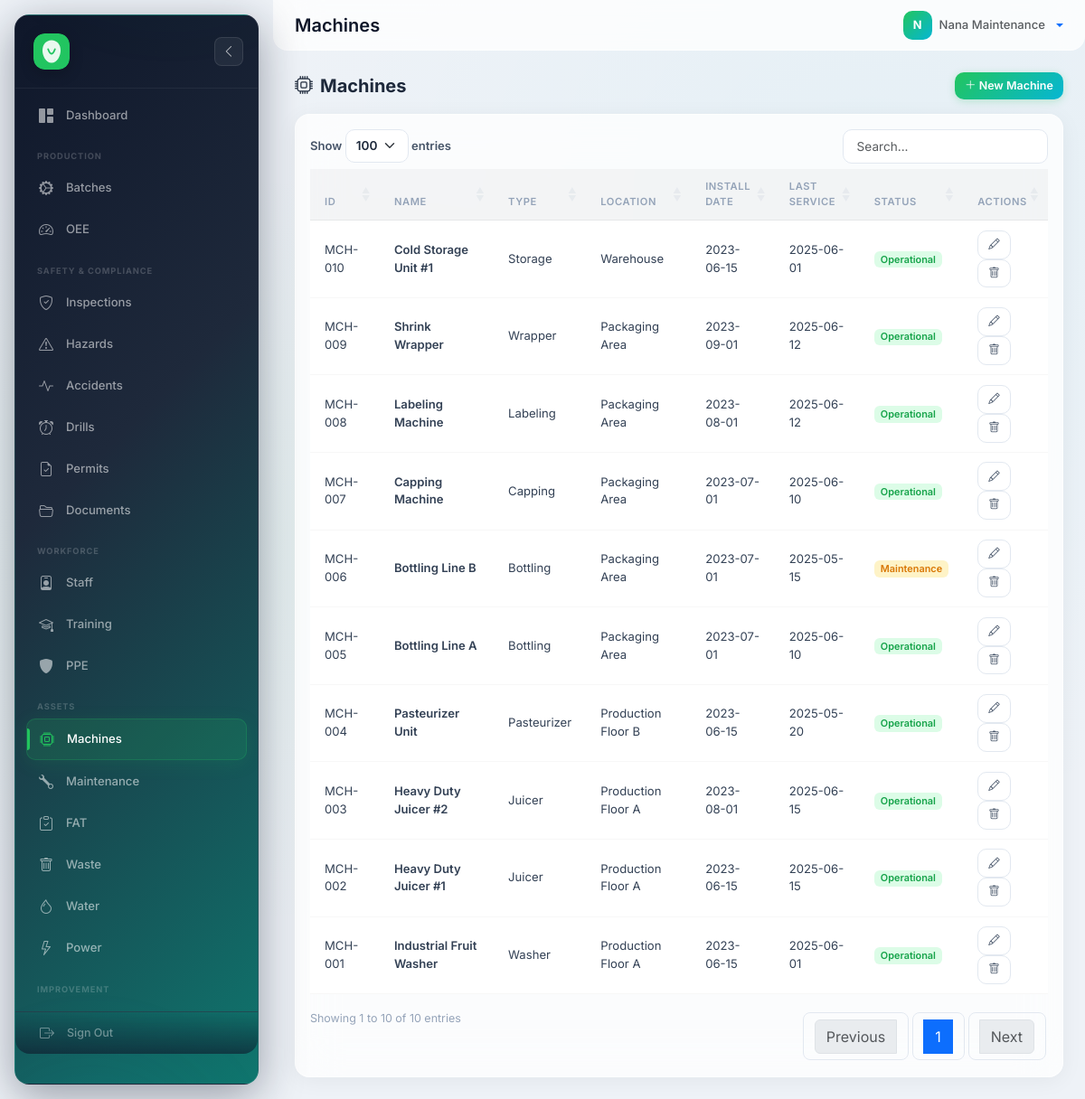
Screenshot of /?route=machines (signed in) with the database file from the repository.
### tables this page shows
CREATE TABLE machines (
    MachineID     VARCHAR(50)  PRIMARY KEY,
    Name          VARCHAR(150) NOT NULL,
    Type          VARCHAR(100) DEFAULT NULL,
    Location      VARCHAR(100) DEFAULT NULL,
    Status        ENUM('Operational','Maintenance','Down','Decommissioned') DEFAULT 'Operational',
    InstallDate   DATE         DEFAULT NULL,
    LastService   DATE         DEFAULT NULL,
    created_at    TIMESTAMP    DEFAULT CURRENT_TIMESTAMP
);

### backend/controllers/Controller.php (called while the page is built, shortened)
<?php
abstract class Controller
{
    protected string $viewPath;
    protected function render(string $view, array $data = []): void
    {
        extract($data);
        $viewFile = APP_ROOT . '/frontend/views/' . $this->viewPath . '/' . $view . '.php';
        require $viewFile;
        require APP_ROOT . '/frontend/views/layouts/main.php';
    }
}

### backend/controllers/MachineController.php (called while the page is built, shortened)
<?php
require_once __DIR__ . '/Controller.php';
class MachineController extends Controller {
    public function __construct() {
        $this->model = new MachineModel();
    }
    public function index(): void {
        $this->render('index', ['machines' => $this->model->all()]);
    }
}

### backend/config/database.php (called while the page is built, shortened)
<?php
function isLoggedIn(): bool {
    return isset($_SESSION['user_id']) && !empty($_SESSION['user_id']);
}
function currentUser(): ?array {
    return [
        'id'        => $_SESSION['user_id'],
        'name'      => $_SESSION['user_name'] ?? '',
        'role_id'   => $_SESSION['user_role_id'] ?? '',
        'role_name' => $_SESSION['user_role_name'] ?? '',
    ];
}
function sanitize(mixed $input): string {
    return htmlspecialchars(trim((string)$input), ENT_QUOTES, 'UTF-8');
}

### backend/config/permissions.php (called while the page is built, shortened)
<?php
function getAccess(string $roleId, string $module): string {
    global $ROLE_PERMISSIONS;
    return $ROLE_PERMISSIONS[$roleId][$module] ?? 'no';
}
function canCreate(string $module): bool {
    $u = currentUser();
    $level = getAccess($u['role_id'], $module);
    return in_array($level, ['full', 'participate', 'report'], true);
}

### backend/models/Model.php (called while the page is built, shortened)
<?php
require_once __DIR__ . '/../config/database.php';
abstract class Model
{
    protected PDO $db;
    protected string $table;
    protected string $primaryKey;
    public function __construct()
    {
        $this->db = getDb();
    }
    public function all(): array
    {
        return $this->db->query("SELECT * FROM {$this->table} ORDER BY {$this->primaryKey} DESC")->fetchAll();
    }
}

### frontend/views/machines/index.php (the view)
<?php $pageTitle = 'Machines'; ?>
<div class="d-flex justify-content-between align-items-center mb-3">
    <h5 class="fw-bold mb-0"><i class="bi bi-cpu me-2"></i><?= $pageTitle ?></h5>
    <?php if (canCreate('machines')): ?>
    <a href="?route=machines/create" class="btn btn-success btn-sm"><i class="bi bi-plus-lg"></i> New Machine</a>
    <?php endif; ?>
</div>
<div class="card border-0 shadow-sm">
    <div class="card-body">
        <table id="dataTable" class="table table-hover align-middle">
            <thead class="table-light"><tr><th>ID</th><th>Name</th><th>Type</th><th>Location</th><th>Install Date</th><th>Last Service</th><th>Status</th><th>Actions</th></tr></thead>
            <tbody>
                <?php foreach ($machines as $m): ?>
                <tr>
                    <td><?= sanitize($m['MachineID']) ?></td>
                    <td class="fw-semibold"><?= sanitize($m['Name']) ?></td>
                    <td><?= sanitize($m['Type'] ?? '') ?></td>
                    <td><?= sanitize($m['Location'] ?? '') ?></td>
                    <td><?= sanitize($m['InstallDate'] ?? '') ?></td>
                    <td><?= sanitize($m['LastService'] ?? '') ?></td>
                    <td>
                        <?php $st = $m['Status'] ?? ''; $map = ['Operational'=>'success','Maintenance'=>'warning','Down'=>'danger','Decommissioned'=>'secondary']; ?>
                        <span class="badge bg-<?= $map[$st] ?? 'secondary' ?>"><?= sanitize($st) ?></span>
                    </td>
                    <td>
                        <a href="?route=machines/edit&id=<?= urlencode($m['MachineID']) ?>" class="btn btn-sm btn-outline-primary" title="Edit"><i class="bi bi-pencil"></i></a>
                        <a href="?route=machines/delete&id=<?= urlencode($m['MachineID']) ?>" class="btn btn-sm btn-outline-danger" title="Delete" onclick="return confirm('Delete this machine?')"><i class="bi bi-trash"></i></a>
                    </td>
                </tr>
                <?php endforeach; ?>
            </tbody>
        </table>
    </div>
</div>

### frontend/assets/css/glass.css (style rules this page uses)
:root { --sidebar-width: 270px; --sidebar-collapsed: 85px; --glass-bg: rgba(255,255,255,0.78); --glass-border: rgba(255,255,255,0.5); --glass-shadow: 0 4px 24px rgba(0,0,0,0.05); --glass-blur: blur(24px); --brand: #22c55e; --brand-accent: #06b6d4; --gradient-brand: linear-gradient(135deg, #22c55e 0%, #06b6d4 100%); --gradient-warm: linear-gradient(135deg, #f97316 0%, #ef4444 100%); --gradient-cool: linear-gradient(135deg, #6366f1 0%, #8b5cf6 100%); --gradient-sky: linear-gradient(135deg, #0ea5e9 0%, #2563eb 100%); --gradient-rose: linear-gradient(135deg, #f43f5e 0%, #e11d48 100%); --gradient-amber: linear-gradient(135deg, #f59e0b 0%, #d97706 100%); --gradient-emerald: linear-gradient(135deg, #10b981 0%, #059669 100%); --radius: 16px; --radius-sm: 10px; }
*, *::before, *::after { box-sizing: border-box; }
body { font-family: 'Inter', system-ui, -apple-system, sans-serif !important; background: #eef2f7 !important; background-image: radial-gradient(ellipse at 20% 50%, rgba(34,197,94,0.04) 0%, transparent 50%), radial-gradient(ellipse at 80% 20%, rgba(6,182,212,0.04) 0%, transparent 50%) !important; color: #1e293b; -webkit-font-smoothing: antialiased; }
.card, .border-0 { background: var(--glass-bg) !important; backdrop-filter: var(--glass-blur) !important; -webkit-backdrop-filter: var(--glass-blur) !important; border: 1px solid var(--glass-border) !important; border-radius: var(--radius) !important; box-shadow: var(--glass-shadow) !important; transition: all 0.25s ease; }
.table { border-collapse: collapse; }
.table th { font-size: 0.7rem !important; font-weight: 600 !important; text-transform: uppercase !important; letter-spacing: 0.05em !important; color: #94a3b8 !important; padding: 0.7rem 1rem !important; border-bottom: 1px solid rgba(0,0,0,0.05) !important; background: rgba(0,0,0,0.01) !important; }
.table td { padding: 0.65rem 1rem !important; font-size: 0.82rem !important; color: #334155 !important; border-bottom: 1px solid rgba(0,0,0,0.03) !important; }
.table-light { background: rgba(0,0,0,0.01) !important; }
.table-light th { background: rgba(0,0,0,0.02) !important; }
.btn-success { background: var(--gradient-brand) !important; border: none !important; color: white !important; box-shadow: 0 2px 8px rgba(34,197,94,0.25) !important; border-radius: var(--radius-sm) !important; font-weight: 600 !important; transition: all 0.15s !important; }
.btn-outline-primary { border: 1.5px solid #e2e8f0 !important; color: #475569 !important; background: white !important; border-radius: var(--radius-sm) !important; font-weight: 600 !important; transition: all 0.15s !important; }
.btn-outline-danger { border: 1.5px solid #e2e8f0 !important; color: #475569 !important; background: white !important; border-radius: var(--radius-sm) !important; font-weight: 600 !important; transition: all 0.15s !important; }
.btn-sm { font-size: 0.78rem !important; padding: 0.35rem 0.7rem !important; }
.badge { font-weight: 600 !important; font-size: 0.68rem !important; border-radius: 6px !important; }
.badge.bg-success { background: #dcfce7 !important; color: #16a34a !important; }
.badge.bg-warning { background: #fef3c7 !important; color: #d97706 !important; }

### rows the page displays
machines: MachineID "MCH-010", Name "Cold Storage Unit #1", Type "Storage", Location "Warehouse", InstallDate "2023-06-15", LastService "2025-06-01", Status "Operational"
machines: MachineID "MCH-009", Name "Shrink Wrapper", Type "Wrapper", Location "Packaging Area", InstallDate "2023-09-01", LastService "2025-06-12", Status "Operational"
machines: MachineID "MCH-008", Name "Labeling Machine", Type "Labeling", Location "Packaging Area", InstallDate "2023-08-01", LastService "2025-06-12", Status "Operational"
machines: MachineID "MCH-007", Name "Capping Machine", Type "Capping", Location "Packaging Area", InstallDate "2023-07-01", LastService "2025-06-10", Status "Operational"
machines: MachineID "MCH-006", Name "Bottling Line B", Type "Bottling", Location "Packaging Area", InstallDate "2023-07-01", LastService "2025-05-15", Status "Maintenance"
machines: MachineID "MCH-005", Name "Bottling Line A", Type "Bottling", Location "Packaging Area", InstallDate "2023-07-01", LastService "2025-06-10", Status "Operational"
machines: MachineID "MCH-004", Name "Pasteurizer Unit", Type "Pasteurizer", Location "Production Floor B", InstallDate "2023-06-15", LastService "2025-05-20", Status "Operational"
machines: MachineID "MCH-003", Name "Heavy Duty Juicer #2", Type "Juicer", Location "Production Floor A", InstallDate "2023-08-01", LastService "2025-06-15", Status "Operational"
machines: MachineID "MCH-002", Name "Heavy Duty Juicer #1", Type "Juicer", Location "Production Floor A", InstallDate "2023-06-15", LastService "2025-06-15", Status "Operational"
machines: MachineID "MCH-001", Name "Industrial Fruit Washer", Type "Washer", Location "Production Floor A", InstallDate "2023-06-15", LastService "2025-06-01", Status "Operational"

### other values shown
$pageTitle "Machines"
substr($user['name'] ?? 'U', 0, 1) "N"
$user['name'] "Nana Maintenance"
